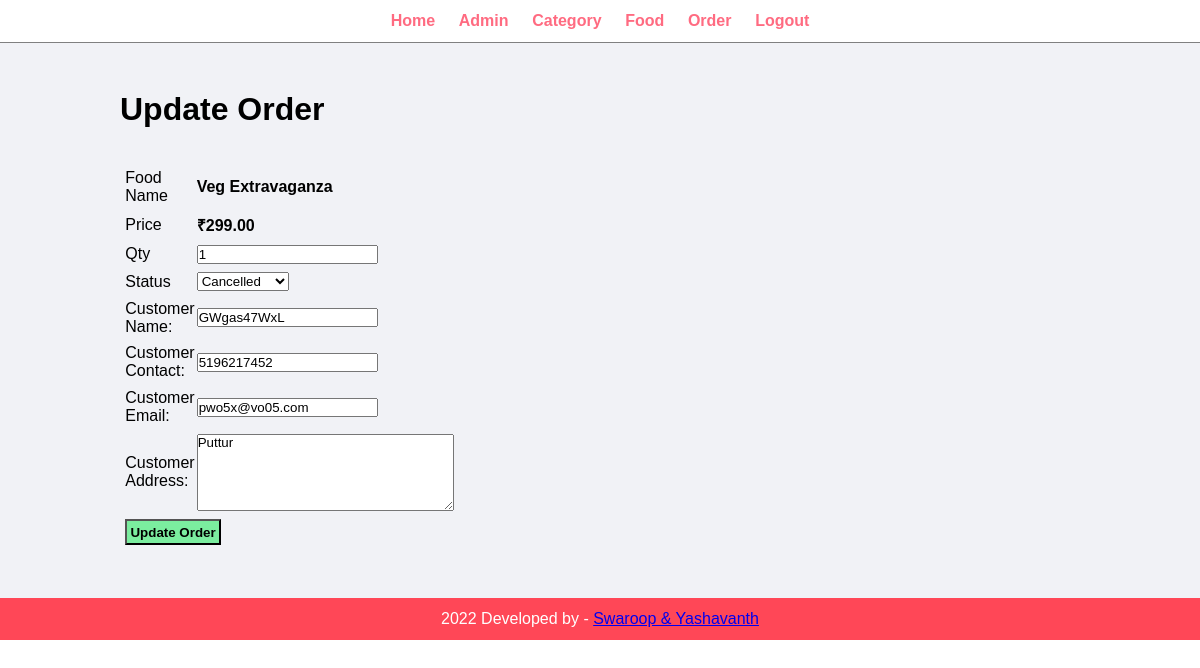
The app's page /admin/update-order.php?id=10 (signed in) with its own data.
### tables this page shows
CREATE TABLE `tbl_order` (
  `id` int(10) UNSIGNED NOT NULL,
  `food` varchar(150) NOT NULL,
  `price` decimal(10,2) NOT NULL,
  `qry` int(11) NOT NULL,
  `total` decimal(10,2) NOT NULL,
  `order_date` datetime NOT NULL,
  `status` varchar(501) NOT NULL,
  `customer_name` varchar(100) NOT NULL,
  `customer_contact` varchar(20) NOT NULL,
  `customer_email` varchar(150) NOT NULL,
  `customer_address` varchar(255) NOT NULL
);

### admin/update-order.php (the view, shortened to what this page needs)
<?php include('partials/menu.php'); ?>
<div class="main-content">
    <div class="wrapper">
        <h1>Update Order</h1>
        <br><br>
        <?php
            if(isset($_GET['id']))
            {
                $id = $_GET['id'];
                $sql = "SELECT * FROM tbl_order WHERE id=$id";
                $res = mysqli_query($conn, $sql);
                $count = mysqli_num_rows($res);
                if($count==1)
                {
                    $row = mysqli_fetch_assoc($res);
                    $food = $row['food'];
                    $price = $row['price'];
                    $qty = $row['qry'];
                    $status = $row['status'];
                    $customer_name = $row['customer_name'];
                    $customer_contact = $row['customer_contact'];
                    $customer_email = $row['customer_email'];
                    $customer_address = $row['customer_address'];
                }
                else
                {
                    header('location:'.SITEURL.'admin/manage-order.php');
                }
            }
            else
            {
                header('location:'.SITEURL.'admin/manage-order.php');
            }
        ?>
        <form action="" method="POST">
        <table class="tbl-30">
            <tr>
                <td>Food Name</td>
                <td><b><?php echo $food; ?></b></td>
            </tr>
            <tr>
                <td>Price</td>
                <td>
                    <b>₹<?php echo $price; ?></b>
                </td>
            </tr>
            <tr>
                <td>Qty</td>
                <td>
                    <input type="number" name="qty" value="<?php echo $qty; ?>">
                </td>
            </tr>
            <tr>
                <td>Status</td>
                <td>
                   <select name="status">
                       <option <?php if($status=="Cancelled") {echo "selected";}?> value="Cancelled">Cancelled</option>
                   </select>
                </td>
            </tr>
            <tr>
                <td>Customer Name: </td>
                <td>
                    <input type="text" name="customer_name" value="<?php echo $customer_name; ?>">
                </td>
            </tr>
            <tr>
                <td>Customer Contact: </td>
                <td>
                    <input type="text" name="customer_contact" value="<?php echo $customer_contact; ?>">
                </td>
            </tr>
            <tr>
                <td>Customer Email: </td>
                <td>
                    <input type="text" name="customer_email" value="<?php echo $customer_email; ?>">
                </td>
            </tr>
            <tr>
                <td>Customer Address: </td>
                <td>
                    <textarea name="customer_address" id="" cols="30" rows="5"><?php echo $customer_address; ?></textarea>
                </td>
            </tr>
            <tr>
                <td colspan="2">
                    <input type="submit" name="submit" value="Update Order" class="btn-secondary">
                </td>
            </tr>
        </table>
        </form>
    </div>
</div>
<?php include('partials/footer.php'); ?>

### css/admin.css (style rules this page uses)
* { margin: 0; padding: 0; font-family: 'Trebuchet MS', 'Lucida Sans Unicode', 'Lucida Grande', 'Lucida Sans', Arial, sans-serif; }
.wrapper { padding: 1%; width: 80%; margin: 0 auto ; }
.tbl-30 { width: 30%; }
table tr td { padding: 1%; }
.btn-secondary { background-color: #7bed9f; padding: 1%; color: black; text-decoration: none; font-weight: bold; }
.main-content { background-color: #f1f2f6; padding: 3% 0; }

### records on screen
tbl_order: food "Veg Extravaganza", price "299.00", qty "1", status "Cancelled", customer_name "GWgas47WxL", customer_contact "5196217452", customer_email "pwo5x@vo05.com", customer_address "Puttur"
